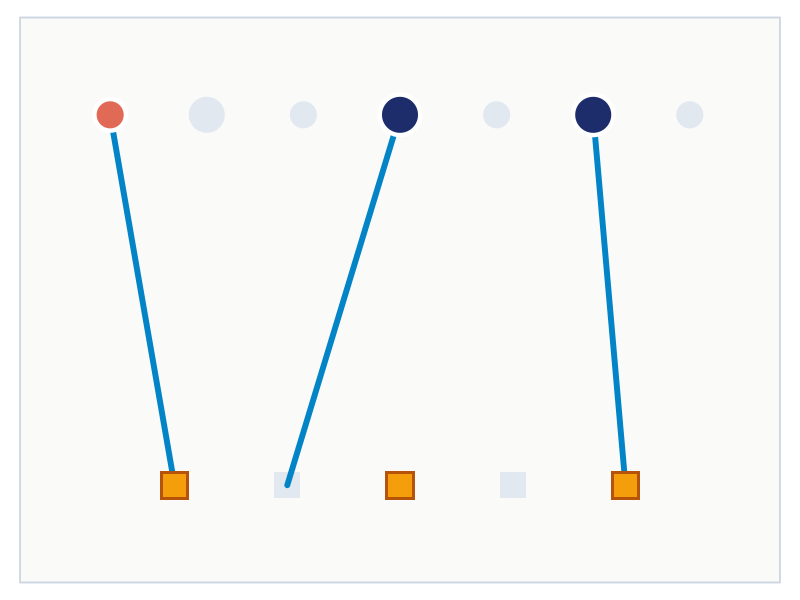
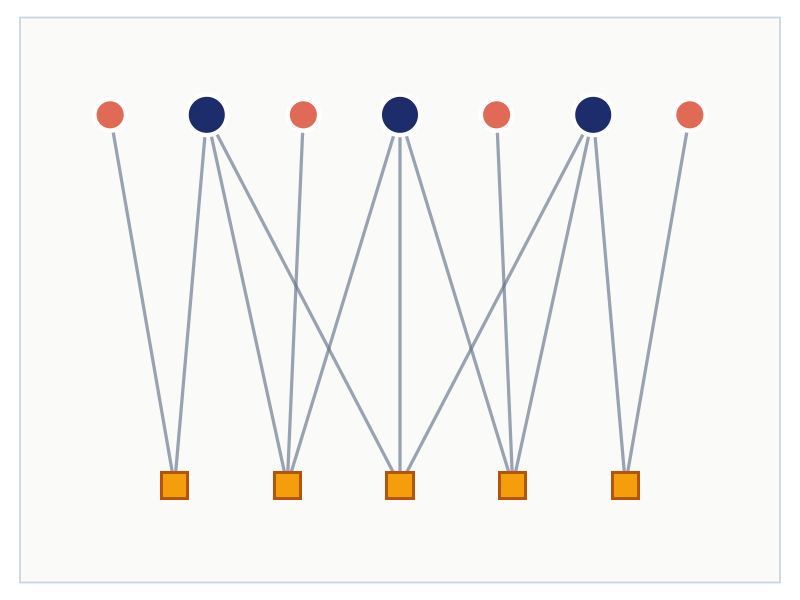
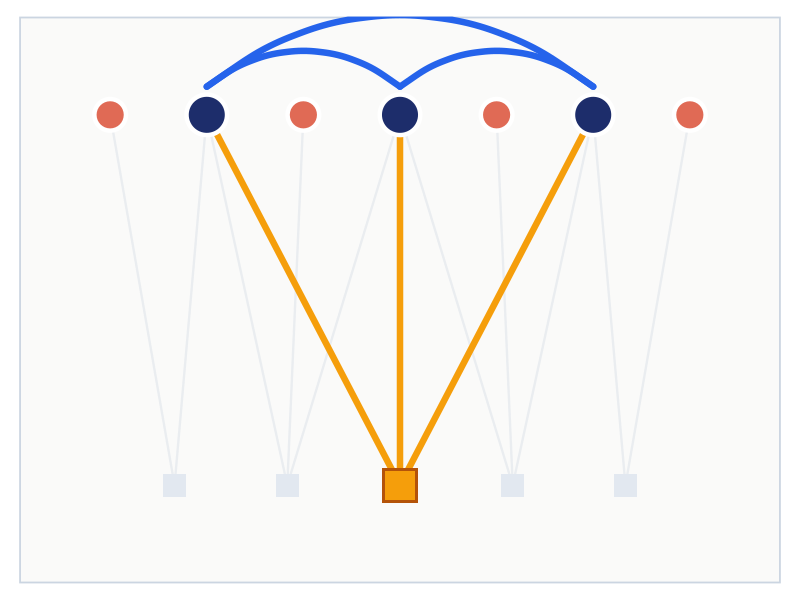
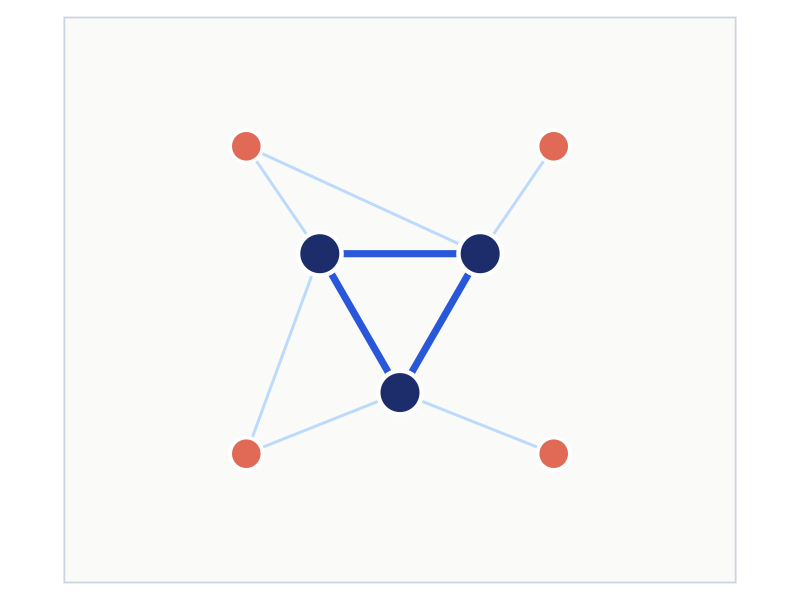

Write the R code that produced these figures, in order.
library(ggplot2)
library(dplyr)

W <- 9.6
H <- 5.6

# Refined theme with smooth clean border and subtle cream-grey background matching Reveal theme
slide_theme <- theme_void() +
  theme(
    plot.margin = margin(12, 12, 12, 12),
    panel.background = element_rect(fill = "#FAFAF9", color = "#CBD5E1", linewidth = 1.2)
  )

# --- Nodes Setup ---
# 7 Plants at y = 2.3
plants <- data.frame(
  id = 1:7,
  x = c(-3.6, -2.4, -1.2, 0.0, 1.2, 2.4, 3.6),
  y = 2.3,
  role = c("periph", "core", "periph", "core", "periph", "core", "periph")
)
plants$color <- ifelse(plants$role == "core", "#1D2D6B", "#E06A55")
plants$size <- ifelse(plants$role == "core", 11.5, 8.5)

# 5 Pollinators at y = -2.3
polls <- data.frame(
  id = 1:5,
  x = c(-2.8, -1.4, 0.0, 1.4, 2.8),
  y = -2.3,
  color = "#F59E0B"
)

# Interactions
all_edges <- data.frame(
  p = c(1, 2, 2, 2, 3, 4, 4, 4, 5, 6, 6, 6, 7),
  a = c(1, 1, 2, 3, 2, 2, 3, 4, 4, 3, 4, 5, 5),
  initial = c(TRUE, FALSE, FALSE, FALSE, FALSE, TRUE, FALSE, FALSE, FALSE, FALSE, FALSE, TRUE, FALSE)
)

edges_df <- data.frame(
  x1 = plants$x[all_edges$p],
  y1 = plants$y[all_edges$p],
  x2 = polls$x[all_edges$a],
  y2 = polls$y[all_edges$a],
  initial = all_edges$initial,
  p = all_edges$p,
  a = all_edges$a
)

# Plant-plant links
plant_links <- data.frame(
  p1 = c(2, 4, 2, 1, 3, 3, 5, 5, 7),
  p2 = c(4, 6, 6, 2, 2, 4, 4, 6, 6),
  weight = c(2, 2, 1, 1, 1, 1, 1, 1, 1),
  type = c("core-core", "core-core", "core-core", "spoke", "spoke", "spoke", "spoke", "spoke", "spoke")
)
plant_links$x1 <- plants$x[plant_links$p1]
plant_links$y1 <- plants$y[plant_links$p1]
plant_links$x2 <- plants$x[plant_links$p2]
plant_links$y2 <- plants$y[plant_links$p2]

# -------------------------------------------------------------
# PLOT 1A: Observed interactions emerge
# -------------------------------------------------------------
p_1a <- ggplot() +
  # Dim ghost nodes
  geom_point(data = polls, aes(x = x, y = y), color = "#E2E8F0", size = 8.5, shape = 15) +
  geom_point(data = plants, aes(x = x, y = y), color = "#E2E8F0", size = plants$size) +
  # Initial active interaction lines
  geom_segment(data = subset(edges_df, initial), aes(x = x1, y = y1, xend = x2, yend = y2),
               color = "#0284C7", linewidth = 2.0, lineend = "round") +
  # Active pollinator nodes
  geom_point(data = polls[c(1, 3, 5), ], aes(x = x, y = y), color = "#B45309", size = 9.5, shape = 15) +
  geom_point(data = polls[c(1, 3, 5), ], aes(x = x, y = y), color = "#F59E0B", size = 7.5, shape = 15) +
  # Active plant nodes
  geom_point(data = plants[c(1, 4, 6), ], aes(x = x, y = y), color = "white", size = plants$size[c(1, 4, 6)] + 3) +
  geom_point(data = plants[c(1, 4, 6), ], aes(x = x, y = y), color = plants$color[c(1, 4, 6)], size = plants$size[c(1, 4, 6)]) +
  coord_fixed(xlim = c(-4.3, 4.3), ylim = c(-3.2, 3.2)) +
  slide_theme

ggsave("images/story_step1a_few_visits.png", p_1a, width = W, height = H, dpi = 300)

# -------------------------------------------------------------
# PLOT 1B: Complete Bipartite Network of Interactions
# -------------------------------------------------------------
p_1b <- ggplot() +
  geom_segment(data = edges_df, aes(x = x1, y = y1, xend = x2, yend = y2),
               color = "#64748B", alpha = 0.65, linewidth = 1.1) +
  geom_point(data = polls, aes(x = x, y = y), color = "#B45309", size = 9.5, shape = 15) +
  geom_point(data = polls, aes(x = x, y = y), color = "#F59E0B", size = 7.5, shape = 15) +
  geom_point(data = plants, aes(x = x, y = y), color = "white", size = plants$size + 3) +
  geom_point(data = plants, aes(x = x, y = y), color = plants$color, size = plants$size) +
  coord_fixed(xlim = c(-4.3, 4.3), ylim = c(-3.2, 3.2)) +
  slide_theme

ggsave("images/story_step1b_full_bipartite.png", p_1b, width = W, height = H, dpi = 300)

# -------------------------------------------------------------
# PLOT 2A: Shared Pollinators bridging plants
# -------------------------------------------------------------
p_2a <- ggplot() +
  # Dimmed background interactions
  geom_segment(data = edges_df, aes(x = x1, y = y1, xend = x2, yend = y2),
               color = "#CBD5E1", alpha = 0.35, linewidth = 0.8) +
  # Highlight edges to shared pollinators
  geom_segment(data = subset(edges_df, a == 3), aes(x = x1, y = y1, xend = x2, yend = y2),
               color = "#F59E0B", linewidth = 2.2, lineend = "round") +
  # Direct plant-plant curved sharing arcs emerging above!
  geom_curve(data = subset(plant_links, type == "core-core"),
             aes(x = x1, y = y1 + 0.35, xend = x2, yend = y2 + 0.35),
             curvature = -0.38, color = "#2563EB", linewidth = 2.2, lineend = "round") +
  # Pollinators (dimmed except shared hub)
  geom_point(data = subset(polls, id != 3), aes(x = x, y = y), color = "#E2E8F0", size = 7.5, shape = 15) +
  geom_point(data = subset(polls, id == 3), aes(x = x, y = y), color = "#B45309", size = 11.5, shape = 15) +
  geom_point(data = subset(polls, id == 3), aes(x = x, y = y), color = "#F59E0B", size = 9.5, shape = 15) +
  # Plants
  geom_point(data = plants, aes(x = x, y = y), color = "white", size = plants$size + 3) +
  geom_point(data = plants, aes(x = x, y = y), color = plants$color, size = plants$size) +
  coord_fixed(xlim = c(-4.3, 4.3), ylim = c(-3.2, 3.2)) +
  slide_theme

ggsave("images/story_step2a_sharing_bridge.png", p_2a, width = W, height = H, dpi = 300)

# -------------------------------------------------------------
# PLOT 2B: Full Plant-Plant Pollinator Sharing Web
# -------------------------------------------------------------
t_circ <- seq(0, 2*pi, length.out = 5)[1:4]
r_p <- 2.7
periph_circ <- data.frame(
  id = c(1, 3, 5, 7),
  x = r_p * cos(t_circ + pi/4),
  y = r_p * sin(t_circ + pi/4),
  role = "periph",
  color = "#E06A55",
  size = 8.5
)

t_core <- seq(0, 2*pi, length.out = 4)[1:3]
r_c <- 1.15
core_circ <- data.frame(
  id = c(2, 4, 6),
  x = r_c * cos(t_core + pi/6),
  y = r_c * sin(t_core + pi/6),
  role = "core",
  color = "#1D2D6B",
  size = 12.5
)

circ_plants <- rbind(periph_circ, core_circ)
rownames(circ_plants) <- circ_plants$id

circ_links <- plant_links
circ_links$x1 <- circ_plants[as.character(circ_links$p1), "x"]
circ_links$y1 <- circ_plants[as.character(circ_links$p1), "y"]
circ_links$x2 <- circ_plants[as.character(circ_links$p2), "x"]
circ_links$y2 <- circ_plants[as.character(circ_links$p2), "y"]

p_2b <- ggplot() +
  # Spoke edges
  geom_segment(data = subset(circ_links, type == "spoke"),
               aes(x = x1, y = y1, xend = x2, yend = y2),
               color = "#93C5FD", alpha = 0.6, linewidth = 1.0) +
  # Core-Core backbone edges
  geom_segment(data = subset(circ_links, type == "core-core"),
               aes(x = x1, y = y1, xend = x2, yend = y2),
               color = "#1D4ED8", alpha = 0.95, linewidth = 2.4) +
  # Peripheral plants
  geom_point(data = subset(circ_plants, role == "periph"),
             aes(x = x, y = y), color = "white", size = 11.5) +
  geom_point(data = subset(circ_plants, role == "periph"),
             aes(x = x, y = y), color = "#E06A55", size = 9.0) +
  # Core plants
  geom_point(data = subset(circ_plants, role == "core"),
             aes(x = x, y = y), color = "white", size = 15.5) +
  geom_point(data = subset(circ_plants, role == "core"),
             aes(x = x, y = y), color = "#1D2D6B", size = 12.5) +
  coord_fixed(xlim = c(-3.8, 3.8), ylim = c(-3.2, 3.2)) +
  slide_theme

ggsave("images/story_step2b_sharing_web.png", p_2b, width = W, height = H, dpi = 300)
cat("Refined 4 plots generated!\n")
